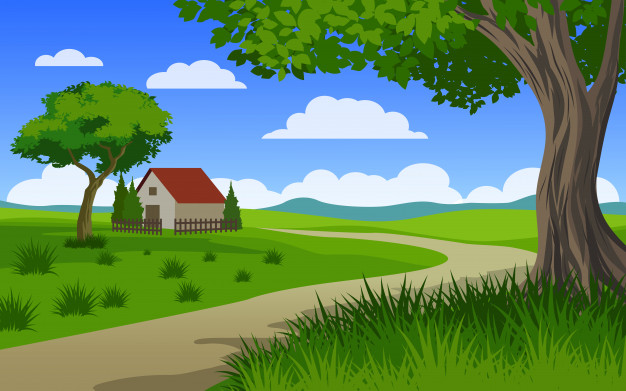
#> input picture photos/scenery.jpg, 626 x 391 px
$ python cv9.py
#> lines starting #> are read from the running program, lines starting #| are printed output that depends on the picture
#Splitting and merging color channels

import cv2 as cv
import numpy as np

img = cv.imread('photos/scenery.jpg')
#> img is the input picture: shape (391, 626, 3); mean B, G, R 100.9, 138, 99.2
blank = np.zeros(img.shape[:2], dtype='uint8')
#Splitting
b, g, r = cv.split(img)
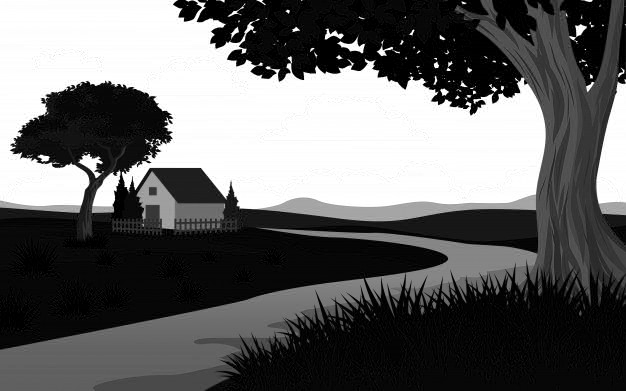
#> b: shape (391, 626); min 0, max 255, mean 100.9
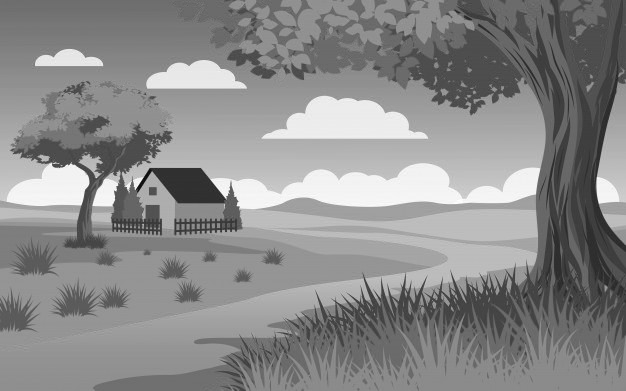
#> g: shape (391, 626); min 9, max 255, mean 138
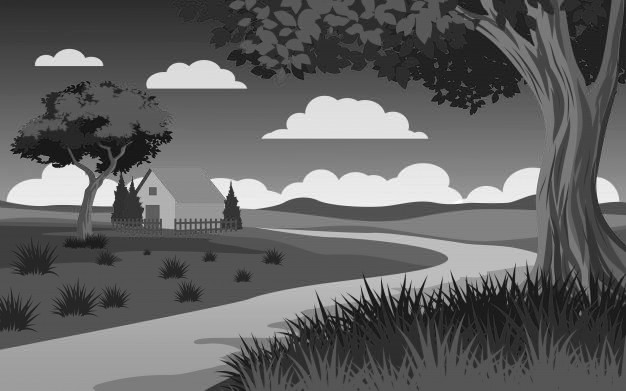
#> r: shape (391, 626); min 9, max 255, mean 99.2
cv.imshow('blue', b)
cv.imshow('green', g)
cv.imshow('red', r)

#Merging the color channels
merged = cv.merge([b,g,r])
cv.imshow('Merged',merged)

blue = cv.merge([b, blank, blank])
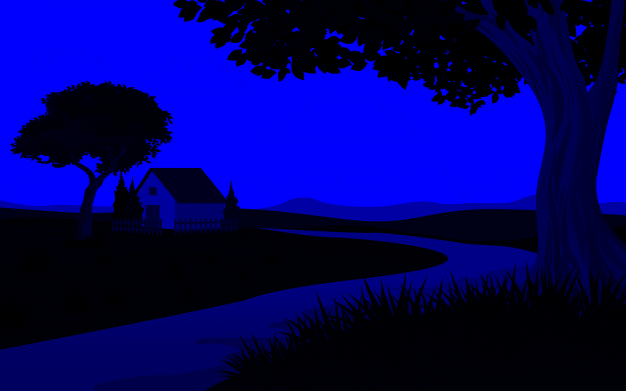
#> blue: shape (391, 626, 3); mean of channels 0, 1, 2 100.9, 0, 0; drawn as B, G, R
green = cv.merge([blank, g, blank])
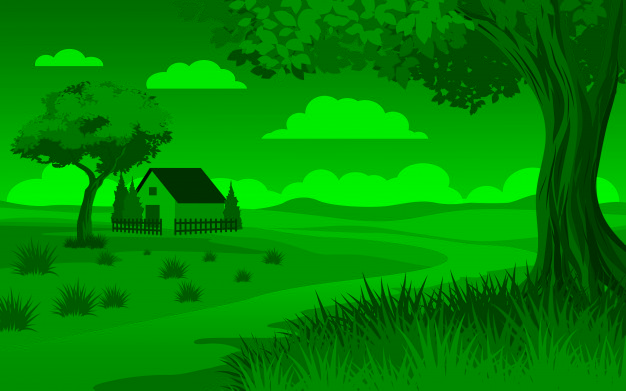
#> green: shape (391, 626, 3); mean of channels 0, 1, 2 0, 138, 0; drawn as B, G, R
red = cv.merge([blank, blank, r])
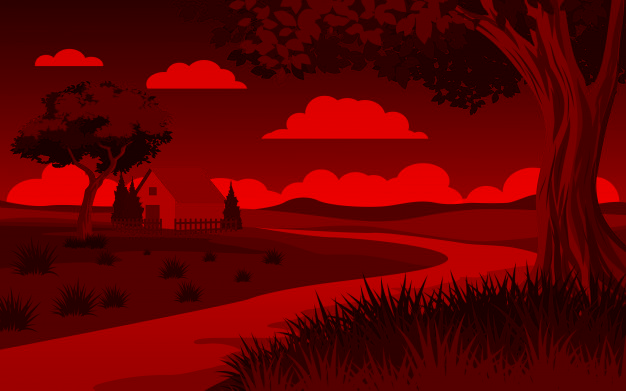
#> red: shape (391, 626, 3); mean of channels 0, 1, 2 0, 0, 99.2; drawn as B, G, R

cv.imshow('blue--', blue)
cv.imshow('green--', green)
cv.imshow('red--', red)


print(img.shape, b.shape, g.shape, r.shape)
#| (391, 626, 3) (391, 626) (391, 626) (391, 626)


cv.waitKey(0)

$ run again, with photos/boston.jpg copied over photos/scenery.jpg
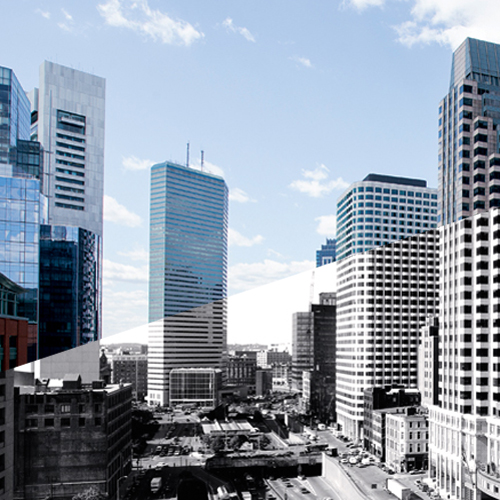
#> input picture photos/boston.jpg, 500 x 500 px
#> img is the input picture: shape (500, 500, 3); mean B, G, R 168.4, 154.6, 143.7
#> `green = cv.merge([blank, g, blank])`:
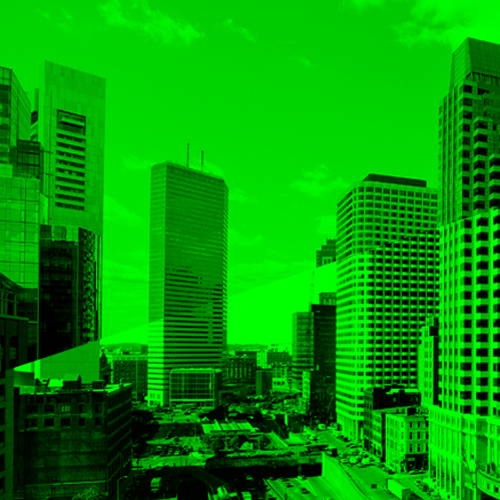
#> green: shape (500, 500, 3); mean of channels 0, 1, 2 0, 154.6, 0; drawn as B, G, R
#> `red = cv.merge([blank, blank, r])`:
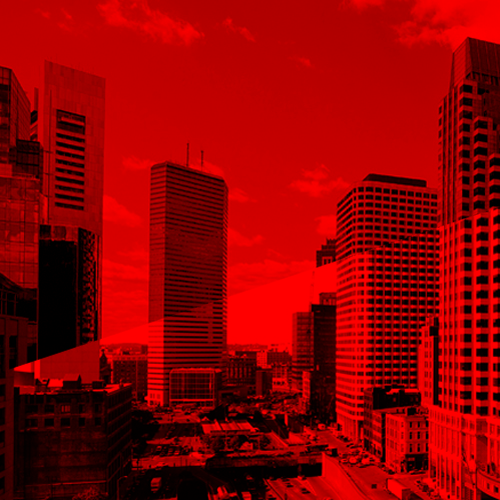
#> red: shape (500, 500, 3); mean of channels 0, 1, 2 0, 0, 143.7; drawn as B, G, R
#| (500, 500, 3) (500, 500) (500, 500) (500, 500)
